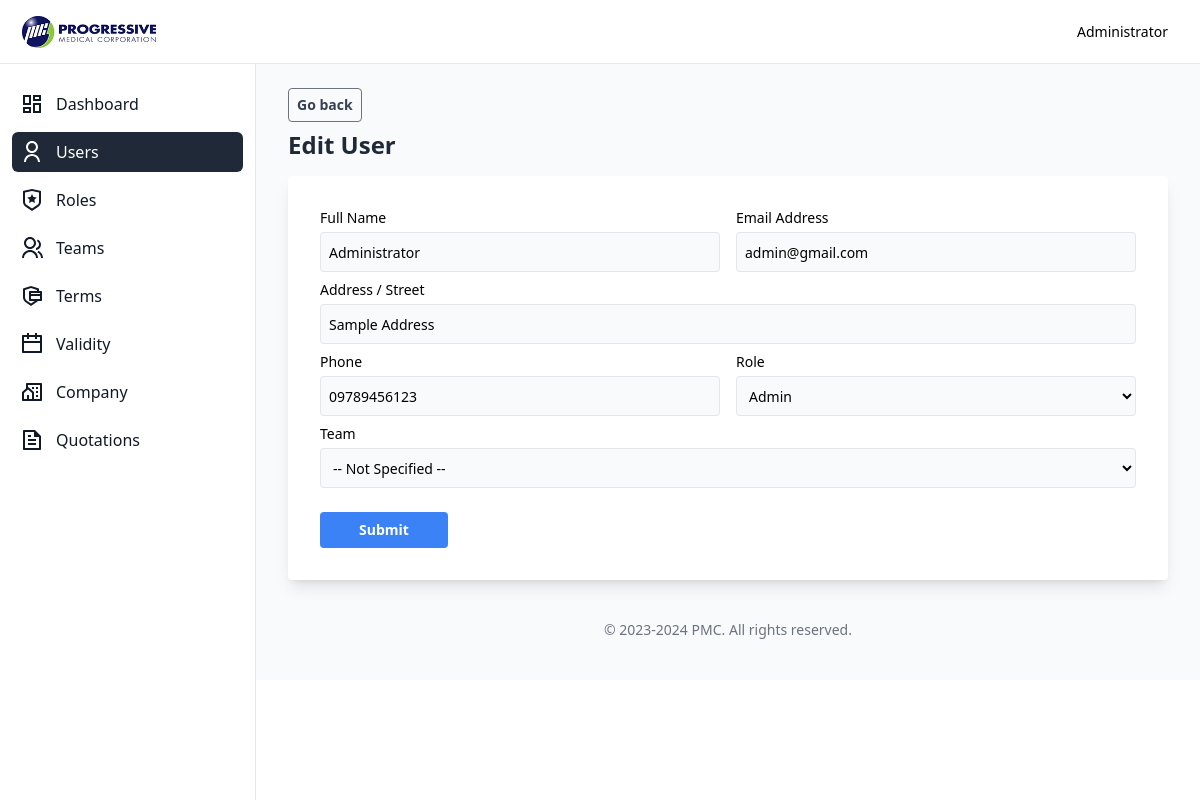
/user/edit?id=1 (signed in), run on the app's committed database.
### tables this page shows
CREATE TABLE `user` (
  `id` int(11) NOT NULL,
  `name` varchar(255) NOT NULL,
  `address` text NOT NULL,
  `phone` varchar(100) NOT NULL,
  `email` varchar(100) NOT NULL,
  `password` varchar(100) NOT NULL,
  `role_id` int(11) NOT NULL,
  `team_id` int(11) DEFAULT NULL,
  `created_at` timestamp NOT NULL DEFAULT current_timestamp(),
  `updated_at` timestamp NULL DEFAULT NULL
);

CREATE TABLE `role` (
  `id` int(11) NOT NULL,
  `name` varchar(100) NOT NULL,
  `created_at` timestamp NOT NULL DEFAULT current_timestamp(),
  `updated_at` timestamp NULL DEFAULT NULL
);

### Core/functions.php (called while the page is built, shortened)
<?php
function urlIs($value) {
    return in_array(parse_url($_SERVER['REQUEST_URI'])['path'], $value);
}
function base_path($path)
{
    return BASE_PATH . $path;
}
function view($path, $attributes = [])
{
    extract($attributes);
    require base_path('views/' . $path);
}

### Http/controllers/user/edit.php (called while the page is built, shortened)
<?php
$db = App::resolve('Core\Database');
$roles = $db->query("SELECT id, name FROM role")->get();
$user = $db->query("SELECT * FROM user WHERE id = :id",
            ['id' => $_GET['id']
        ])->findOrFail();
$teams = $db->query("SELECT id, name FROM team")->get();
view("user/edit.view.php", [
    'heading' => "Edit User",
    'roles' => $roles,
    'user' => $user,
    'teams' => $teams,
    'errors' => Session::get('errors')
]);

### public/index.php (called while the page is built, shortened)
<?php
require BASE_PATH . "Core/functions.php";
spl_autoload_register(function($class) {
    $phpMailerNamespace = 'PHPMailer\PHPMailer\\';
    if (strpos($class, $phpMailerNamespace) == 0) {
        $classFile = base_path("vendor/phpmailer/phpmailer/src/" . str_replace($phpMailerNamespace, '', $class) . ".php");
    }
    $classFile = base_path(str_replace('\\', DIRECTORY_SEPARATOR, $class) . ".php");
});
require base_path('bootstrap.php');
$router = new \Core\Router();
$uri = parse_url($_SERVER['REQUEST_URI'])['path'];
$method = $_POST['_method'] ?? $_SERVER['REQUEST_METHOD'];
try {
    $router->route($uri, $method);
} catch (ValidationException $exception) {
    Session::flash('errors', $exception->errors);
    Session::flash('old', $exception->old);
    return redirect($router->previousUrl());
}

### Core/App.php (called while the page is built, shortened)
<?php
class App {
    protected static $container;
    public static function setContainer($container)
    {
        static::$container = $container;
    }
    public static function container()
    {
        return static::$container;
    }
    public static function resolve($key)
    {
        return static::container()->resolve($key);
    }
}

### Core/Container.php (called while the page is built, shortened)
<?php
class Container {
    protected $bindings = [];
    public function bind($key, $resolver)
    {
        $this->bindings[$key] = $resolver;
    }
    public function resolve($key)
    {
        $resolver = $this->bindings[$key];
        return call_user_func($resolver);
    }
}

### config.php (called while the page is built)
<?php
return [
    'database' => [
        'host' => "localhost",
        'port' => 3306,
        'dbname' => "quotation",
        'charset' => 'utf8mb4',
    ],
    'mail' => [
        'host' => "smtp.larksuite.com",
        'username' => "no-reply@pmc.ph",
        'password' => "Unimex123",
        'port' => 465,
        'from' => 'no-reply@pmc.ph',
        'fromName' => 'Progressive Medical Corporation',
    ],
    'server' => [
        'APP_URL' => 'http://localhost:8000/',
    ]
];

### bootstrap.php (called while the page is built, shortened)
<?php
$container = new Container();
$container->bind('Core\Database', function () {
    $config = require base_path("config.php");
    return new Database($config['database']);
});

### Core/Database.php (called while the page is built, shortened)
<?php
class Database {
    private $connection;
    private $statement;
    public function __construct($config, $username = 'root', $password = '')
    {
        $dsn = "mysql:" . http_build_query($config, '', ';');
        $this->connection = new PDO($dsn, $username, $password, [
            PDO::ATTR_DEFAULT_FETCH_MODE => PDO::FETCH_ASSOC
        ]);
    }
    public function query($query, $params = [])
    {
        $this->statement = $this->connection->prepare($query);
        $this->statement->execute($params);
        return $this;
    }
    public function get()
    {
        return $this->statement->fetchAll();
    }
    public function find()
    {
        return $this->statement->fetch();
    }
    public function findOrFail()
    {
        $result = $this->find();
        return $result;
    }
}

### views/user/edit.view.php (the view, shortened to what this page needs)
<?php require base_path('views/partials/head.php') ?>
   <?php require base_path('views/partials/nav.php') ?>
   <div class="flex overflow-hidden bg-white pt-16">
      <?php require base_path('views/partials/sidebar.php') ?>
      <div id="main-content" class="h-full w-full bg-gray-50 relative overflow-y-auto lg:ml-64">
         <main class="pt-6 px-2 lg:px-8">
            <div class="flex justify-start gap-2">
               <a href="/users" title="Export" class="cursor-pointer bg-transparent hover:bg-gray-500 text-gray-700 font-semibold text-sm hover:text-white py-1.5 px-2 border border-gray-500 hover:border-transparent rounded">Go back</a>
            </div>
            <?php require base_path('views/partials/banner.php') ?>
            <form method="POST" action="/user/update">
               <div class="bg-white rounded shadow-lg p-4 px-2 md:p-8 mb-6">
                  <div class="lg:col-span-2">
                     <div class="grid gap-4 gap-y-2 text-sm grid-cols-1 md:grid-cols-6">
                        <div class="md:col-span-3">
                           <label for="name">Full Name</label>
                           <input type="text" name="name" id="name" class="h-10 border mt-1 rounded px-2 w-full bg-gray-50 <?= isset($errors['name']) ? 'border-red-500' : '' ?>" value="<?= $user['name'] ?>" />
                        </div>
                        <div class="md:col-span-3">
                           <label for="email">Email Address</label>
                           <input type="email" name="email" id="email" class="h-10 border mt-1 rounded px-2 w-full bg-gray-50 <?= isset($errors['email']) ? 'border-red-500' : '' ?>" value="<?= $user['email'] ?>" placeholder="email@domain.com" />
                        </div>
                        <div class="md:col-span-6">
                           <label for="address">Address / Street</label>
                           <input type="text" name="address" id="address" class="h-10 border mt-1 rounded px-2 w-full bg-gray-50 <?= isset($errors['address']) ? 'border-red-500' : '' ?>" value="<?= $user['address'] ?>" placeholder="" />
                        </div>
                        <div class="md:col-span-3">
                           <label for="phone">Phone</label>
                           <input type="text" name="phone" id="phone" class="h-10 border mt-1 rounded px-2 w-full bg-gray-50 <?= isset($errors['phone']) ? 'border-red-500' : '' ?>" value="<?= $user['phone'] ?>" placeholder="09xxxxxxxxxx" />
                        </div>
                        <div class="md:col-span-3">
                           <label for="role">Role</label>
                           <select id="role_id" name="role_id" autocomplete="role_id-name" class="h-10 border mt-1 rounded px-2 w-full bg-gray-50 <?= isset($errors['role_id']) ? 'border-red-500' : '' ?>">
                              <?php foreach($roles as $role): ?>
                                 <option <?= $user['role_id'] == $role['id'] ? 'selected' : '' ?> value="<?= $role['id'] ?>"><?= ucwords($role['name']) ?></option >
                              <?php endforeach; ?>
                           </select>
                        </div>
                        <div class="md:col-span-6">
                           <label for="team">Team</label>
                           <select id="team_id" name="team_id" autocomplete="team_id-name" class="h-10 border mt-1 rounded px-2 w-full bg-gray-50 <?= isset($errors['team_id']) ? 'border-red-500' : '' ?>">
                              <option value="">-- Not Specified --</option >
                           </select>
                        </div>
                        <div class="mt-4 md:col-span-6 text-left">
                           <div class="inline-flex items-end">
                              <button type="submit" class="w-32 bg-blue-500 hover:bg-blue-700 text-white font-bold py-2 px-2 rounded">Submit</button>
                           </div>
                        </div>
                     </div>
                  </div>
               </div>
            </form>
         </main>
<?php require base_path('views/partials/footer.php') ?>

### Core/router.php (shortened to what this page needs)
<?php
class Router
{
    public $routes = [];
    public function add($method, $uri, $controller)
    {
        $this->routes[] = [
            'uri' => $uri,
            'controller' => $controller,
            'method' => $method,
            'middleware' => null
        ];
        return $this;
    }
    public function only($key)
    {
        $this->routes[array_key_last($this->routes)]['middleware'] = $key;
        return $this;
    }
    public function route($uri, $method)
    {
        foreach ($this->routes as $route) {
            if ($route['uri'] == $uri && $route['method'] == strtoupper($method)) {
                return require base_path('Http/controllers/' . $route['controller']);
            }
        }
    }
}

### views/partials/nav.php (shortened to what this page needs)
<nav class="bg-white border-b border-gray-200 fixed h-16 flex items-center justify-between z-30 w-full">
    <div class="px-3 py-3 lg:px-5 lg:pl-3">
        <div class="flex items-center justify-between">
            <div class="flex items-center justify-start">
                <a href="#" class="text-xl font-bold flex items-center lg:ml-2.5">
                <img src="../images/logo.png" alt="company-logo" class="h-8">
                </a>
            </div>
        </div>
    </div>
    <div class="px-3 lg:px-8">
        <div>
        <button type="button" class="relative flex max-w-xs items-center rounded-full text-sm" id="user-menu-button" aria-expanded="false" aria-haspopup="true">
            <h4 class="max-w-24 truncate">
                <?= $_SESSION['user']['name'] ?>
            </h4>
        </button>
        </div>
    </div>
</nav>

### views/partials/sidebar.php (shortened to what this page needs)
<aside id="sidebar" class="fixed hidden z-20 h-full top-0 left-0 pt-16 flex lg:flex flex-shrink-0 flex-col w-64 transition-width duration-75" aria-label="Sidebar">
    <div class="relative flex-1 flex flex-col min-h-0 border-r border-gray-200 bg-white pt-0">
        <div class="flex-1 flex flex-col pt-5 pb-4 overflow-y-auto">
            <div class="flex-1 px-3 bg-white divide-y space-y-1">
                <ul class="space-y-2 pb-2">
                <li class="group <?= urlIs(['/', '/dashboard', '/admin', '/gm-dashboard']) ? 'active' : '' ?>">
                    <a href="<?= (int)$_SESSION['user']['role_id'] == \Core\Role::SALES ? '/' : ((int)$_SESSION['user']['role_id'] == \Core\Role::SALES_MANAGER ? '/dashboard' : ((int)$_SESSION['user']['role_id'] == \Core\Role::GENERAL_MANAGER ? '/gm-dashboard' : '/admin')) ?>" class="flex items-center p-2 text-gray-900 hover:bg-gray-200 rounded-md group-[.active]:bg-gray-800 group-[.active]:text-white">
                    <svg xmlns="http://www.w3.org/2000/svg" viewBox="0 0 24 24" width="24" height="24"><path d="M13 21V11H21V21H13ZM3 13V3H11V13H3ZM9 11V5H5V11H9ZM3 21V15H11V21H3ZM5 19H9V17H5V19ZM15 19H19V13H15V19ZM13 3H21V9H13V3ZM15 5V7H19V5H15Z" fill="currentColor"></path></svg>
                        <span class="ml-3">Dashboard</span>
                    </a>
                </li>
                <?php
                    if((int)$_SESSION['user']['role_id'] == Role::ADMIN): ?>
                <li class="group <?= urlIs(['/users', '/user/create', '/user/show', '/user/edit']) ? 'active' : '' ?>">
                    <a href="/users" class="flex items-center p-2 text-gray-900 hover:bg-gray-200 rounded-md group-[.active]:bg-gray-800 group-[.active]:text-white">
                        <span class="ml-3 flex-1 whitespace-nowrap">Users</span>
                    </a>
                </li>
                <li class="group <?= urlIs(['/roles', '/role/create', '/role/show', '/role/edit']) ? 'active' : '' ?>">
                    <a href="/roles" class="flex items-center p-2 text-gray-900 hover:bg-gray-200 rounded-md group-[.active]:bg-gray-800 group-[.active]:text-white">
                        <span class="ml-3 flex-1 whitespace-nowrap">Roles</span>
                    </a>
                </li>
                <li class="group <?= urlIs(['/teams', '/team/create', '/team/show', '/team/edit']) ? 'active' : '' ?>">
                    <a href="/teams" class="flex items-center p-2 text-gray-900 hover:bg-gray-200 rounded-md group-[.active]:bg-gray-800 group-[.active]:text-white">
                        <span class="ml-3 flex-1 whitespace-nowrap">Teams</span>
                    </a>
                </li>
                <li class="group <?= urlIs(['/terms', '/term/create', '/term/show', '/term/edit']) ? 'active' : '' ?>">
                    <a href="/terms" class="flex items-center p-2 text-gray-900 hover:bg-gray-200 rounded-md group-[.active]:bg-gray-800 group-[.active]:text-white">
                        <span class="ml-3 flex-1 whitespace-nowrap">Terms</span>
                    </a>
                </li>
                <li class="group <?= urlIs(['/validity']) ? 'active' : '' ?>">
                    <a href="/validity" class="flex items-center p-2 text-gray-900 hover:bg-gray-200 rounded-md group-[.active]:bg-gray-800 group-[.active]:text-white">
                    <svg xmlns="http://www.w3.org/2000/svg" viewBox="0 0 24 24" width="24" height="24" fill="currentColor"><path d="M9 1V3H15V1H17V3H21C21.5523 3 22 3.44772 22 4V20C22 20.5523 21.5523 21 21 21H3C2.44772 21 2 20.5523 2 20V4C2 3.44772 2.44772 3 3 3H7V1H9ZM20 11H4V19H20V11ZM7 5H4V9H20V5H17V7H15V5H9V7H7V5Z"></path></svg>
                        <span class="ml-3 flex-1 whitespace-nowrap">Validity</span>
                    </a>
                </li>
                <li class="group <?= urlIs(['/companies', '/company/create', '/company/show', '/company/edit']) ? 'active' : '' ?>">
                    <a href="/companies" class="flex items-center p-2 text-gray-900 hover:bg-gray-200 rounded-md group-[.active]:bg-gray-800 group-[.active]:text-white">
                        <span class="ml-3 flex-1 whitespace-nowrap">Company</span>
                    </a>
                </li>
                <?php endif; ?>
                <li class="group <?= urlIs(['/quotations', '/quotation/create', '/quotation/show', '/quotation/edit']) ? 'active' : '' ?>">
                    <a href="/quotations" class="flex items-center p-2 text-gray-900 hover:bg-gray-200 rounded-md group-[.active]:bg-gray-800 group-[.active]:text-white">
                        <span class="ml-3 flex-1 whitespace-nowrap">Quotations</span>
                    </a>
                </li>
            </div>
        </div>
    </div>
</aside>

### views/partials/banner.php
<header class="mb-4">
    <div class="mx-auto pt-2">
        <h2 class="font-semibold text-2xl text-gray-800 dark:text-gray-200 leading-tight">
            <?= $heading ?>
        </h2>
    </div>
</header>

### views/partials/footer.php (shortened to what this page needs)
            <p class="text-center text-sm text-gray-500 my-10">
                &copy; 2023-2024 <a href="#" class="hover:underline" target="_blank">PMC</a>. All rights reserved.
            </p>
         </div>
      </div>
   </div>
</body>
</html>

### data on the page
user: name "Administrator", email "admin@gmail.com", address "Sample Address", phone "09789456123", role_id "Admin"
